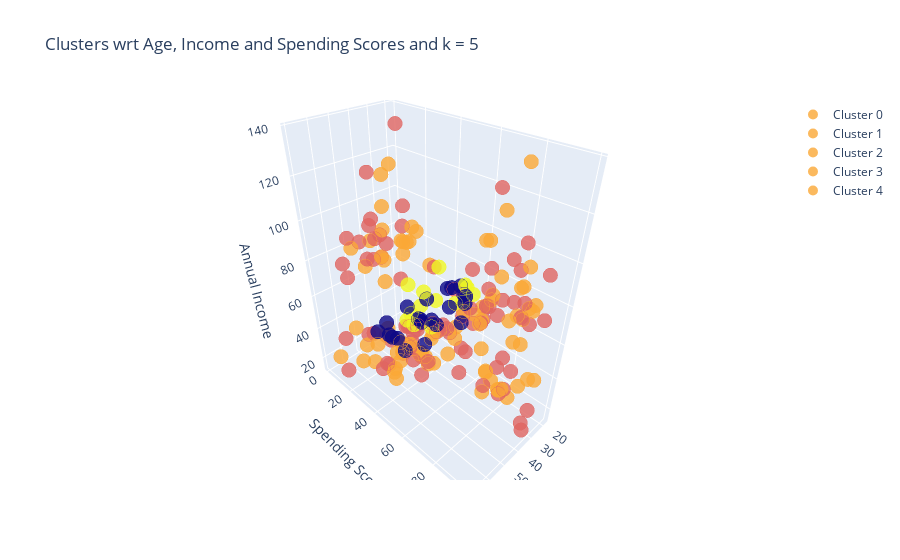

The cell this chart's notebook holds for it:
### Code cell
trace0 = tracer(KM5_df, 0, 'Cluster 0')
trace1 = tracer(KM5_df, 1, 'Cluster 1')
trace2 = tracer(KM5_df, 2, 'Cluster 2')
trace3 = tracer(KM5_df, 3, 'Cluster 3')
trace4 = tracer(KM5_df, 4, 'Cluster 4')

trace_data5 = [trace0, trace1, trace2, trace3, trace4]

layout = go.Layout(
    title = 'Clusters wrt Age, Income and Spending Scores and k = 5',
    scene = dict(
            xaxis = dict(title = 'Age'),
            yaxis = dict(title = 'Spending Score'),
            zaxis = dict(title = 'Annual Income')
        )
)

fig = go.Figure(data=trace_data5, layout=layout)
py.offline.iplot(fig)

### Figure 1 — Plotly figure (JSON) as saved in the notebook; plotly's stock layout.template omitted (floating-point values rounded to 4 significant figures; data arrays with more than 128 entries replaced by an {"elided": "..."} marker saying what was removed)
{"data": [{"marker": {"color": {"elided": "200 int values"}, "line": {"color": {"elided": "200 int values"}, "width": 12}, "opacity": 0.8, "size": 5}, "mode": "markers", "name": "Cluster 0", "type": "scatter3d", "x": [19, 20, 31, 35, 64, 67, 58, 37, 35, 52, 35, 46, 54, 45, 40, 60, 53, 49, 42, 36, 65, 48, 49], "y": [39, 6, 40, 6, 3, 14, 15, 13, 35, 29, 35, 5, 14, 32, 31, 4, 4, 14, 17, 26, 35, 36, 28], "z": [15, 16, 17, 18, 19, 19, 20, 20, 21, 23, 24, 25, 28, 28, 29, 30, 33, 33, 34, 37, 38, 39, 39]}, {"marker": {"color": {"elided": "200 int values"}, "line": {"color": {"elided": "200 int values"}, "width": 12}, "opacity": 0.8, "size": 5}, "mode": "markers", "name": "Cluster 1", "type": "scatter3d", "x": [23, 59, 47, 25, 20, 44, 19, 57, 25, 48, 34, 43, 44, 47, 37, 34, 56, 19, 50, 42, 36, 40, 36, 52, 58, 59, 37, 46, 41, 54, 41, 34, 33, 47, 45, 32], "y": [29, 11, 9, 34, 5, 7, 10, 5, 12, 36, 22, 17, 20, 16, 1, 1, 35, 5, 26, 20, 27, 13, 10, 13, 15, 14, 32, 15, 39, 24, 17, 23, 8, 16, 28, 18], "z": [70, 71, 71, 72, 73, 73, 74, 75, 77, 77, 78, 78, 78, 78, 78, 78, 79, 81, 85, 86, 87, 87, 87, 88, 88, 93, 97, 98, 99, 101, 103, 103, 113, 120, 126, 137]}, {"marker": {"color": {"elided": "200 int values"}, "line": {"color": {"elided": "200 int values"}, "width": 12}, "opacity": 0.8, "size": 5}, "mode": "markers", "name": "Cluster 2", "type": "scatter3d", "x": [39, 31, 40, 38, 39, 31, 29, 32, 35, 32, 32, 28, 32, 34, 39, 38, 27, 30, 30, 29, 31, 36, 33, 32, 28, 36, 30, 27, 35, 32, 29, 30, 28, 36, 32, 38, 35, 32, 30], "y": [91, 77, 95, 75, 75, 71, 88, 73, 72, 93, 87, 97, 74, 90, 88, 76, 89, 78, 73, 83, 93, 75, 95, 63, 75, 92, 86, 69, 90, 86, 88, 97, 68, 85, 69, 91, 79, 74, 83], "z": [69, 70, 71, 71, 71, 72, 73, 73, 74, 75, 76, 77, 77, 78, 78, 78, 78, 78, 78, 79, 81, 85, 86, 87, 87, 87, 88, 88, 93, 97, 98, 99, 101, 103, 103, 113, 120, 126, 137]}, {"marker": {"color": {"elided": "200 int values"}, "line": {"color": {"elided": "200 int values"}, "width": 12}, "opacity": 0.8, "size": 5}, "mode": "markers", "name": "Cluster 3", "type": "scatter3d", "x": [50, 27, 29, 31, 49, 33, 31, 59, 50, 47, 51, 69, 27, 53, 70, 19, 67, 54, 63, 18, 43, 68, 19, 32, 70, 47, 60, 60, 59, 26, 45, 40, 23, 49, 57, 38, 67, 46, 21, 48, 55, 22, 34, 50, 68, 18, 48, 40, 32, 24, 47, 27, 48, 20, 23, 49, 67, 26, 49, 21, 66, 54, 68, 66, 65, 19, 38, 19, 18, 19, 63, 49, 51, 50, 27, 38, 40, 43, 28], "y": [55, 47, 42, 42, 52, 60, 54, 60, 45, 41, 50, 46, 51, 46, 56, 55, 52, 59, 51, 59, 50, 48, 59, 47, 55, 42, 49, 56, 47, 54, 53, 48, 52, 42, 51, 55, 41, 44, 57, 46, 58, 55, 60, 46, 55, 41, 49, 40, 42, 52, 47, 50, 42, 49, 41, 48, 59, 55, 56, 42, 50, 46, 43, 48, 52, 54, 42, 46, 48, 50, 43, 59, 43, 57, 56, 40, 58, 35, 40], "z": [40, 40, 40, 40, 42, 42, 43, 43, 43, 43, 44, 44, 46, 46, 46, 46, 47, 47, 48, 48, 48, 48, 48, 48, 49, 49, 50, 50, 54, 54, 54, 54, 54, 54, 54, 54, 54, 54, 54, 54, 57, 57, 58, 58, 59, 59, 60, 60, 60, 60, 60, 60, 61, 61, 62, 62, 62, 62, 62, 62, 63, 63, 63, 63, 63, 63, 64, 64, 65, 65, 65, 65, 67, 67, 67, 67, 69, 71, 76]}, {"marker": {"color": {"elided": "200 int values"}, "line": {"color": {"elided": "200 int values"}, "width": 12}, "opacity": 0.8, "size": 5}, "mode": "markers", "name": "Cluster 4", "type": "scatter3d", "x": [21, 23, 22, 23, 30, 35, 24, 22, 20, 35, 25, 31, 29, 35, 23, 21, 18, 21, 30, 20, 24, 31, 24], "y": [81, 77, 76, 94, 72, 99, 77, 79, 66, 98, 73, 73, 82, 61, 87, 73, 92, 81, 73, 75, 92, 61, 65], "z": [15, 16, 17, 18, 19, 19, 20, 20, 21, 23, 24, 25, 28, 28, 29, 30, 33, 33, 34, 37, 38, 39, 39]}], "layout": {"scene": {"xaxis": {"title": {"text": "Age"}}, "yaxis": {"title": {"text": "Spending Score"}}, "zaxis": {"title": {"text": "Annual Income"}}}, "title": {"text": "Clusters wrt Age, Income and Spending Scores and k = 5"}}}
